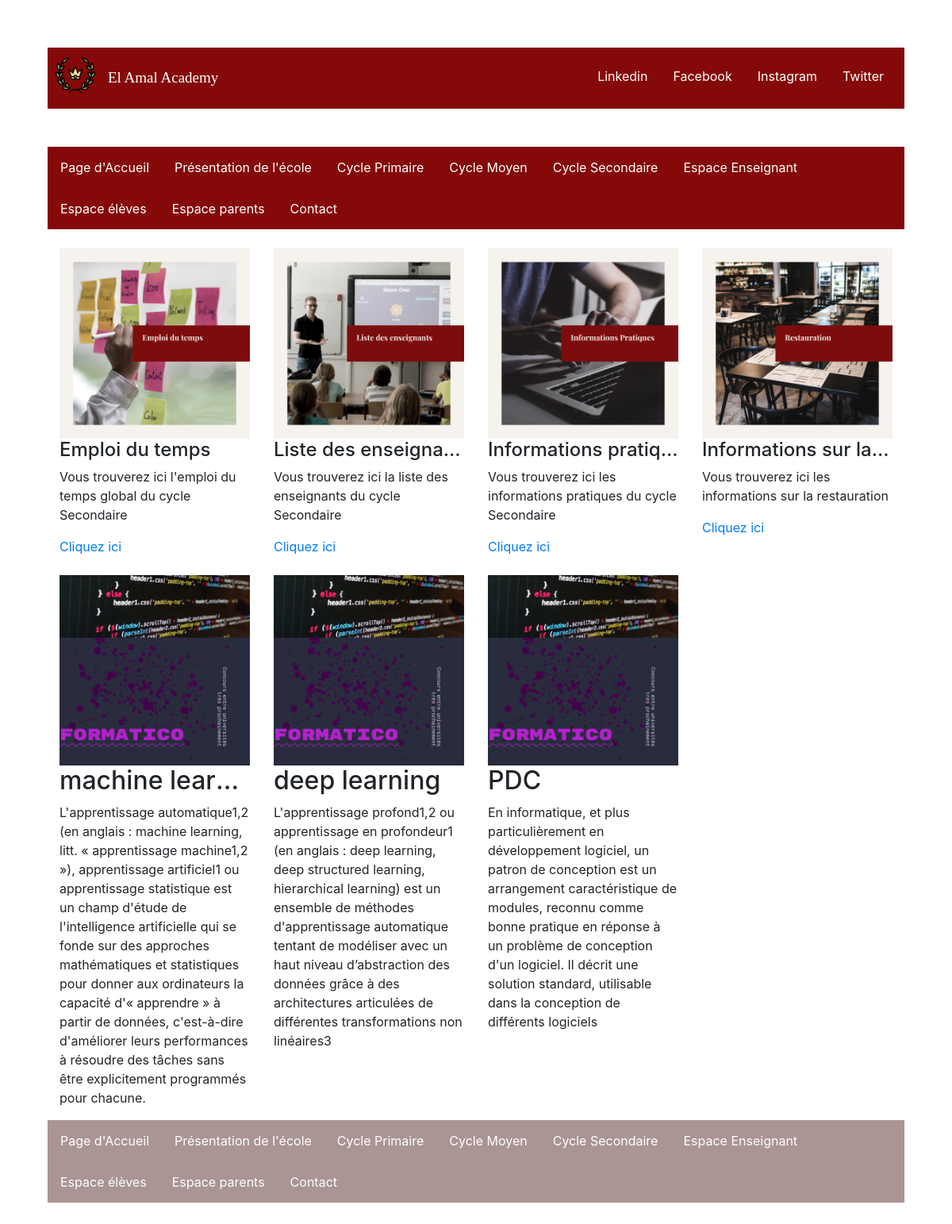
Screenshot of /controllers/ControllerCycleSec.php with the database file from the repository.
### tables this page shows
CREATE TABLE IF NOT EXISTS `article` (
  `id` int(11) NOT NULL AUTO_INCREMENT,
  `titre` varchar(255) NOT NULL,
  `photo` varchar(255) NOT NULL,
  `description` text NOT NULL,
  `checkbox` varchar(255) NOT NULL,
  PRIMARY KEY (`id`)
);

### controllers/ControllerCycleSec.php (called while the page is built)
<?php
$relativePath = $_SERVER['DOCUMENT_ROOT'];
require_once($relativePath.'/Latreche_Mohamed_Cherif_Zouaoui_SIL1/models/cycleSecModel.php');
require_once($relativePath.'/Latreche_Mohamed_Cherif_Zouaoui_SIL1/views/cycleSecView.php');
class ControllerCycleSec {
    public function getArticle() {
        $pModel = new cycleSecModel();
        $rslt = $pModel->getArticle();
        return $rslt;
    }
    public function afficherSec() {
        $pView = new cycleSecView();
        $pView->afficherSecPage();
    }
}
$control = new ControllerCycleSec();
$control->afficherSec();
?>

### models/cycleSecModel.php (called while the page is built)
<?php
$relativePath = $_SERVER['DOCUMENT_ROOT'];
require_once($relativePath.'/Latreche_Mohamed_Cherif_Zouaoui_SIL1/controllers/ControllerCycleSec.php');
class cycleSecModel {
    private $db="mysql:dbname=tdw;hostname=127.0.0.1;";
    private $busername = "root";
    private $bpassword = "";
    private function connexion($db,$busername,$bpassword) {
                try {
                    $conn = new PDO($db, $busername, $bpassword);
                    $conn->exec("SET CHARACTER SET utf8");
                }
                catch(PDOException $e)
                {
                    echo "Connection failed: " . $e->getMessage();
                    exit();
                }
                return $conn;
    }
    public function getArticle() {
        $conn=$this->connexion($this->db,$this->busername,$this->bpassword);
        $sql = $conn->prepare("SELECT id, titre, photo, description, checkbox FROM article");
        $sql->execute();
        return $sql;
    }
}
?>

### views/cycleSecView.php (the view, shortened to what this page needs)
<?php
$relativePath = $_SERVER['DOCUMENT_ROOT'];
require_once($relativePath.'/Latreche_Mohamed_Cherif_Zouaoui_SIL1/controllers/ControllerCycleSec.php');
class cycleSecView {
    public function head() {
        ?>
        <head>
            <link rel="stylesheet" href="../css/pageAccueil.css">
            <link rel="stylesheet" href="https://maxcdn.bootstrapcdn.com/bootstrap/4.5.2/css/bootstrap.min.css">
        </head>
        <?php
    }
    public function navBar() {
        ?>
        <ul class="topnav">
            <li class="left"><img src="../images/logos/laurel.png"></li>
            <li class="middle"><a href="#home">El Amal Academy</a></li>
            <li class="right"><a href="#twitter">Twitter</a></li>
            <li class="right"><a href="#instagram">Instagram</a></li>
            <li class="right"><a href="#facebook">Facebook</a></li>
            <li class="right"><a href="#linkedin">Linkedin</a></li>
        </ul>
        <br><br>
        <?php
    }
    public function menu() {
        ?>
        <div class="menuHorizontal">
            <ul>
                <li><a class="horizontal" href="../index.php">Page d'Accueil</a></li>
                <li><a  class="optional" href="../controllers/ControllerPresentation.php">Présentation de l'école</a></li>
                <li><a class="optional" href="../controllers/ControllerCyclePrimaire.php">Cycle Primaire</a></li>
                <li><a class="optional" href="../controllers/ControllerCycleMoyen.php">Cycle Moyen</a></li>
                <li><a class="optional" href="../controllers/ControllerCycleSec.php">Cycle Secondaire</a></li>
                <li><a class="optional" href="../controllers/ControllerEspaceEns.php">Espace Enseignant</a></li>
                <li><a href="../controllers/espaceEleveController.php">Espace élèves</a></li>
                <li><a href="../controllers/ControllerEspaceParent.php">Espace parents</a></li>
                <li><a  class="optional" href="../controllers/loginController.php">Contact</a></li>
            </ul>
        </div>
        <br>
        <?php
    }
    public function contenu() {
        ?>
            <div class="container-fluid">
                <div class="row">
                    <div class="col-sm-3">
                        <img class=img-fluid src="../images/cycle/edt.png" style = 'width: 320px;'>
                        <h4 class='text-truncate' style ='max-width: 100%;'>Emploi du temps</h4>
                        <p>Vous trouverez ici l'emploi du temps global du cycle Secondaire</p>
                        <a href="http://localhost/latreche_mohamed_cherif_zouaoui_SIL1/controllers/ControllerAffichageEdt.php?id=<?php echo 4; ?>">Cliquez ici</a>
                    </div>
                    <div class="col-sm-3">
                        <img class=img-fluid src="../images/cycle/liste.png" style = 'width: 320px;'>
                        <h4 class='text-truncate' style ='max-width: 100%;'>Liste des enseignants</h4>
                        <p>Vous trouverez ici la liste des enseignants du cycle Secondaire</p>
                        <a href="http://localhost/latreche_mohamed_cherif_zouaoui_SIL1/controllers/ControllerListeEns.php?id=<?php echo 4; ?>">
                        Cliquez ici</a>
                    </div>
                    <div class="col-sm-3">
                        <img class=img-fluid src="../images/cycle/info.png" style = 'width: 320px;'>
                        <h4 class='text-truncate' style ='max-width: 100%;'>Informations pratiques</h4>
                        <p>Vous trouverez ici les informations pratiques du cycle Secondaire</p>
                        <a href="../views/informationPratiqueS.php">Cliquez ici</a>
                    </div>
                    <div class="col-sm-3">
                        <img class=img-fluid src="../images/cycle/resto.png" style = 'width: 320px;'>
                        <h4 class='text-truncate' style ='max-width: 100%;'>Informations sur la restauration</h4>
                        <p>Vous trouverez ici les informations sur la restauration</p>
                        <a href="../controllers/ControllerRestoInfo.php">Cliquez ici</a>
                    </div>
                </div>
                <br>
        <?php
            $control = new ControllerCycleSec();
            $qtf = $control->getArticle();
            echo '<div class="row">';
            foreach ($qtf as $row) {
                $array = explode(",",$row["checkbox"]);
                if (in_array(" secondaire",$array) || in_array("secondaire", $array)) {
                    echo '<div class="col-md-3">';
                    echo
                                "<img class=img-fluid src=".$row['photo']." style = 'width: 320px;'>".
                                "<h2 class='text-truncate' style ='max-width: 100%;'>".$row['titre']."</h2>".
                                "<p>".$row['description']."</p>";
                    echo '</div>';
                }
            }
        ?>
            </div>
        </div>
        <?php
    }
    public function footer() {
        ?>
        <footer class=footer">
            <ul>
                <li><a href="../index.php">Page d'Accueil</a></li>
                <li><a href="../controllers/ControllerPresentation.php">Présentation de l'école</a></li>
                <li><a class="optional" href="../controllers/ControllerCyclePrimaire.php">Cycle Primaire</a></li>
                <li><a class="optional" href="../controllers/ControllerCycleMoyen.php">Cycle Moyen</a></li>
                <li><a class="optional" href="../controllers/ControllerCycleSec.php">Cycle Secondaire</a></li>
                <li><a class="optional" href="../controllers/ControllerEspaceEns.php">Espace Enseignant</a></li>
                <li><a href="../controllers/espaceEleveController.php">Espace élèves</a></li>
                <li><a href="../controllers/ControllerEspaceParent.php">Espace parents</a></li>
                <li><a href="../controllers/loginController.php">Contact</a></li>
            </ul>
        </footer>
        <?php
    }
    public function pBody() {
        ?>
        <body>
        <?php
        $this->navBar();
        $this->menu();
        $this->contenu();
        $this->footer();
        echo '</body>';
    }
    public function afficherSecPage() {
        echo '<html>';
        $this->head();
        $this->pBody();
        echo '</html>';
    }
}

### css/pageAccueil.css (style rules this page uses)
ul.topnav { list-style-type: none; margin: 0; padding: 10px; overflow: hidden; background-color: #850909; }
ul.topnav li { float: left; }
ul.topnav li a { display: block; color: white; text-align: center; padding: 14px 16px; text-decoration: none; }
ul.topnav li.right { float: right; }
ul.topnav li.middle { text-align: right; font-size: 19px; font-family: 'Times New Roman', Times, serif; }
.topnav img { width: 50px; height: 50px; float: left; }
body { margin: 5%; padding: 5%; }
div > ul { display: block; list-style-type: none; margin: 0; padding: 0; overflow: hidden; background-color: #850909; }
ul > li { float: left; }
ul > li a { display: block; color: white; text-align: center; padding: 14px 16px; text-decoration: none; }
footer > ul { list-style-type: none; margin: 0; padding: 0; overflow: hidden; background-color: #aa9494; }
.horizontal { float : left; }

### rows the page displays
article: photo (picture), titre "machine lear…", description "L'apprentissage automatique1,2 (en anglais : machine learning, litt. « apprentissage machine1,2 »), apprentissage artificiel1 ou apprentissage statistique est un champ d'étude de l'intelligence artificielle qui se fonde sur des approches mathématiques et statistiques pour donner aux ordinateurs la capacité d'« apprendre » à partir de données, c'est-à-dire d'améliorer leurs performances à résoudre des tâches sans être explicitement programmés pour chacune."
article: photo (picture), titre "deep learning", description "L'apprentissage profond1,2 ou apprentissage en profondeur1 (en anglais : deep learning, deep structured learning, hierarchical learning) est un ensemble de méthodes d'apprentissage automatique tentant de modéliser avec un haut niveau d’abstraction des données grâce à des architectures articulées de différentes transformations non linéaires3"
article: photo (picture), titre "PDC", description "En informatique, et plus particulièrement en développement logiciel, un patron de conception est un arrangement caractéristique de modules, reconnu comme bonne pratique en réponse à un problème de conception d'un logiciel. Il décrit une solution standard, utilisable dans la conception de différents logiciels"
